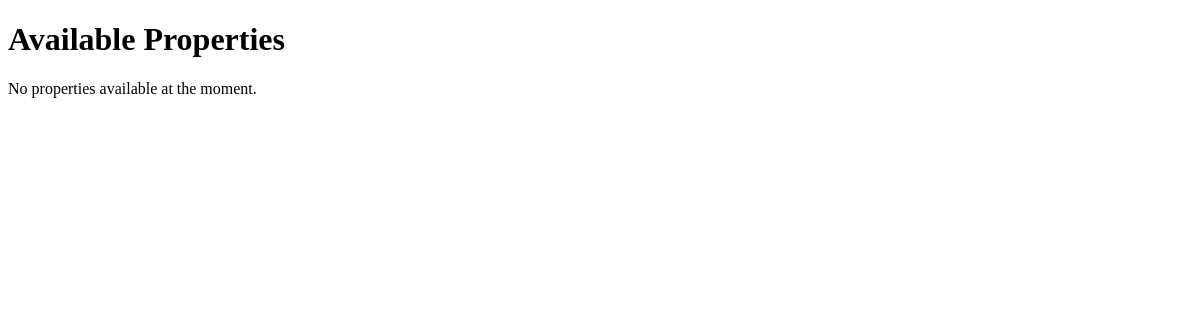
Page /property/ on the earlier database version.
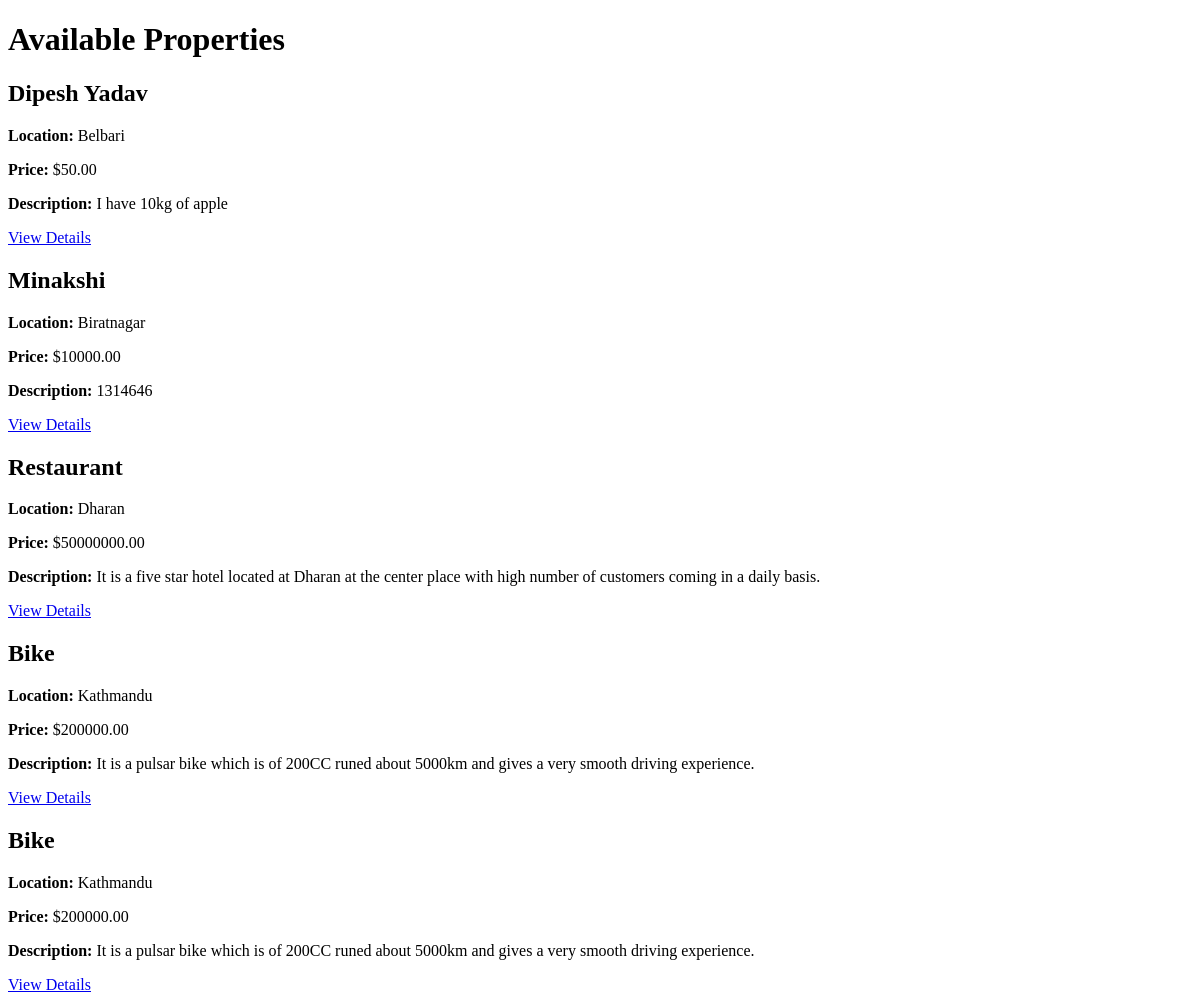
Same page on the later database version.
### app/models.py (models this page shows, shortened)
class Property(models.Model):
    seller = models.ForeignKey(User, on_delete=models.CASCADE, related_name='properties',default=True)  # Added seller field
    name = models.CharField(max_length=100)
    description = models.TextField()
    price = models.DecimalField(max_digits=10, decimal_places=2)
    location = models.CharField(max_length=255)
    approval_status = models.CharField(
        max_length=10,
        choices=[('approved', 'Approved'), ('rejected', 'Rejected'), ('pending', 'Pending')],
        default='pending'
    )
    is_available = models.BooleanField(default=True)

### app/views.py (the view)
# urls.py: path('property/', Properties, name='allproperties'),
def Properties(request):
    property=Property.objects.all()
    context={
        'property':property
    }
    return render(request,'Property.html',context)

### app/templates/Property.html (shortened to what this page needs)
<!DOCTYPE html>
<html lang="en">
<head>
</head>
<body>
    <h1>Available Properties</h1>
    <div class="property-list">
        {% if property %}
            {% for item in property %}
                <div class="property-item">
                    <h2>{{ item.name }}</h2>
                    <p><strong>Location:</strong> {{ item.location }}</p>
                    <p><strong>Price:</strong> ${{ item.price }}</p>
                    <p><strong>Description:</strong> {{ item.description }}</p>
                    <a href="{% url 'property_detail' item.id %}">View Details</a>
                </div>
            {% endfor %}
        {% else %}
            <p>No properties available at the moment.</p>
        {% endif %}
    </div>
</body>
</html>

Differences in the rows shown:
added Property: name "Dipesh Yadav", location "Belbari", price "50.00", description "I have 10kg of apple"
added Property: name "Minakshi", location "Biratnagar", price "10000.00", description "1314646"
added Property: name "Restaurant", location "Dharan", price "50000000.00", description "It is a five star hotel located at Dharan at the center place with high number of customers coming in a daily basis."
added Property: name "Bike", location "Kathmandu", price "200000.00", description "It is a pulsar bike which is of 200CC runed about 5000km and gives a very smooth driving experience."
added Property: name "Bike", location "Kathmandu", price "200000.00", description "It is a pulsar bike which is of 200CC runed about 5000km and gives a very smooth driving experience."
Other differences:
text no longer shown: "No properties available at the moment."
